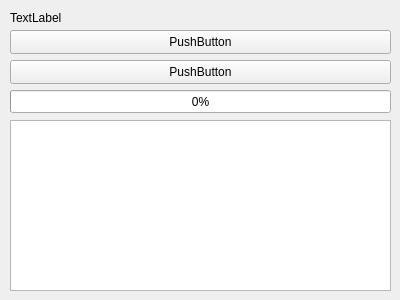
<?xml version="1.0" encoding="UTF-8"?>
<ui version="4.0">
 <class>MainWindow</class>
 <widget class="QWidget" name="MainWindow">
  <property name="geometry">
   <rect>
    <x>0</x>
    <y>0</y>
    <width>400</width>
    <height>300</height>
   </rect>
  </property>
  <property name="windowTitle">
   <string>7-Zip Python Frontend</string>
  </property>
  <widget class="QLabel" name="label">
   <property name="geometry">
    <rect>
     <x>10</x>
     <y>10</y>
     <width>381</width>
     <height>16</height>
    </rect>
   </property>
   <property name="text">
    <string>TextLabel</string>
   </property>
  </widget>
  <widget class="QProgressBar" name="progress_bar">
   <property name="geometry">
    <rect>
     <x>10</x>
     <y>90</y>
     <width>381</width>
     <height>23</height>
    </rect>
   </property>
   <property name="value">
    <number>0</number>
   </property>
   <property name="textVisible">
    <bool>true</bool>
   </property>
  </widget>
  <widget class="QTextEdit" name="log_output">
   <property name="geometry">
    <rect>
     <x>10</x>
     <y>120</y>
     <width>381</width>
     <height>171</height>
    </rect>
   </property>
   <property name="readOnly">
    <bool>true</bool>
   </property>
  </widget>
  <widget class="QPushButton" name="compress_button">
   <property name="geometry">
    <rect>
     <x>10</x>
     <y>30</y>
     <width>381</width>
     <height>24</height>
    </rect>
   </property>
   <property name="text">
    <string>PushButton</string>
   </property>
  </widget>
  <widget class="QPushButton" name="decompress_button">
   <property name="geometry">
    <rect>
     <x>10</x>
     <y>60</y>
     <width>381</width>
     <height>24</height>
    </rect>
   </property>
   <property name="text">
    <string>PushButton</string>
   </property>
  </widget>
 </widget>
 <resources/>
 <connections/>
</ui>
